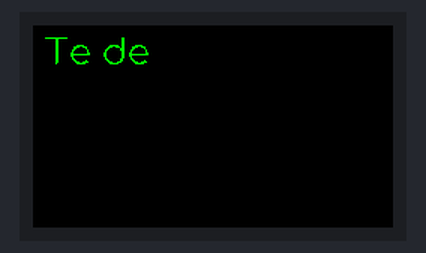
Bench run of a program on a simulated ESP32 board running MicroPython. On the bench: 240×135 colour display. Library files of the repository ran but are not shown: st7789py.py.

Above: at 0.88 s.
At 1.8 s:
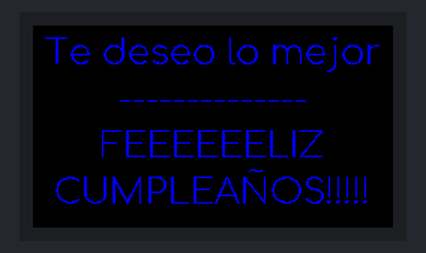
At 2.5 s:
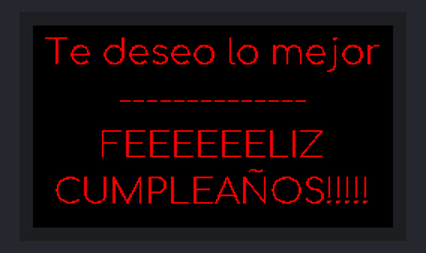

Measured:
- by itself, everything shown: repeats every 2.1 s, in 3 steps
- what the display in image 1 shows lasts 0.7 s, from 1.7 s to 2.4 s

The program:

prueba01.py
```python
import gc
import time

import comfortaa_24 as font
import tft_config
import st7789py as st7789

gc.collect()

if __name__ == '__main__':
    tft = tft_config.config(tft_config.WIDE)
    colors = [st7789.GREEN, st7789.BLUE, st7789.RED]
    mensajes = ['Te deseo lo mejor', '--------------', 'FEEEEEELIZ', 'CUMPLEAÑOS!!!!!']
    i = 0
    try:
        while True:
            row = 0
            for msj in mensajes:
                tft.write(font, msj, (tft.physical_height-tft.write_width(font, msj))//2, row, colors[i])
                row += font.HEIGHT
            time.sleep(0.3)
            i = (i + 1) % len(colors)
    except KeyboardInterrupt:
        pass
```

tft_config.py
```python
"""LilyGo T-DISPLAY 135x240

https://www.lilygo.cc/products/lilygo%C2%AE-ttgo-t-display-1-14-inch-lcd-esp32-control-board

"""

from machine import Pin, SPI
import st7789py as st7789

TFA = 40
BFA = 40
WIDE = 1
TALL = 0
SCROLL = 0      # orientation for scroll.py
FEATHERS = 1    # orientation for feathers.py

def config(rotation=0):
    """
    Configures and returns an instance of the ST7789 display driver.

    Args:
        rotation (int): The rotation of the display (default: 0).

    Returns:
        ST7789: An instance of the ST7789 display driver.
    """

    return st7789.ST7789(
        SPI(2, baudrate=30000000, sck=Pin(18), mosi=Pin(19), miso=None),
        135,
        240,
        reset=Pin(23, Pin.OUT),
        cs=Pin(5, Pin.OUT),
        dc=Pin(16, Pin.OUT),
        backlight=Pin(4, Pin.OUT),
        rotation=rotation,
    )
```

Source omitted: comfortaa_24.py (59582 bytes)
